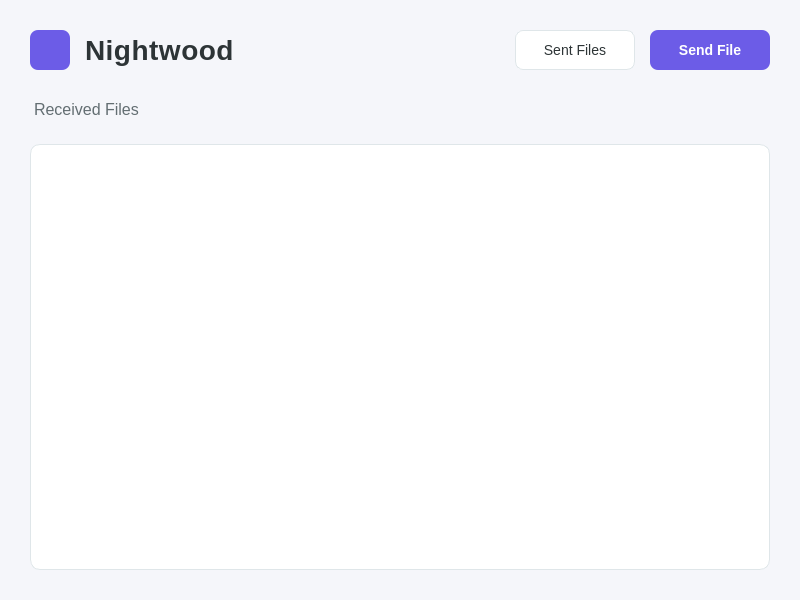
<?xml version="1.0" encoding="UTF-8"?>
<ui version="4.0">
 <class>Received</class>
 <widget class="QWidget" name="Received">
  <property name="geometry">
   <rect>
    <x>0</x>
    <y>0</y>
    <width>800</width>
    <height>600</height>
   </rect>
  </property>
  <property name="minimumSize">
   <size>
    <width>800</width>
    <height>600</height>
   </size>
  </property>
  <property name="windowTitle">
   <string>Nightwood - Received Files</string>
  </property>
  <property name="styleSheet">
   <string notr="true">background-color: #f5f6fa;</string>
  </property>
  <layout class="QVBoxLayout" name="verticalLayout">
   <property name="spacing">
    <number>25</number>
   </property>
   <property name="leftMargin">
    <number>30</number>
   </property>
   <property name="topMargin">
    <number>30</number>
   </property>
   <property name="rightMargin">
    <number>30</number>
   </property>
   <property name="bottomMargin">
    <number>30</number>
   </property>
   <item>
    <layout class="QHBoxLayout" name="headerLayout">
     <property name="spacing">
      <number>15</number>
     </property>
     <item>
      <widget class="QLabel" name="logoLabel">
       <property name="minimumSize">
        <size>
         <width>40</width>
         <height>40</height>
        </size>
       </property>
       <property name="maximumSize">
        <size>
         <width>40</width>
         <height>40</height>
        </size>
       </property>
       <property name="styleSheet">
        <string notr="true">background-color: #6c5ce7;
border-radius: 8px;</string>
       </property>
       <property name="text">
        <string/>
       </property>
      </widget>
     </item>
     <item>
      <widget class="QLabel" name="titleLabel">
       <property name="styleSheet">
        <string notr="true">font-size: 28px; font-weight: bold; color: #2d3436; letter-spacing: 0.5px;</string>
       </property>
       <property name="text">
        <string>Nightwood</string>
       </property>
      </widget>
     </item>
     <item>
      <spacer name="horizontalSpacer">
       <property name="orientation">
        <enum>Qt::Horizontal</enum>
       </property>
       <property name="sizeHint" stdset="0">
        <size>
         <width>40</width>
         <height>20</height>
        </size>
       </property>
      </spacer>
     </item>
     <item>
      <widget class="QPushButton" name="sentDashboardButton">
       <property name="minimumSize">
        <size>
         <width>120</width>
         <height>40</height>
        </size>
       </property>
       <property name="styleSheet">
        <string notr="true">QPushButton {
  font-size: 14px;
  color: #2d3436;
  background-color: white;
  border: 1px solid #dfe6e9;
  border-radius: 8px;
}
QPushButton:hover {
  background-color: #f1f2f6;
}
QPushButton:pressed {
  background-color: #dfe6e9;
}</string>
       </property>
       <property name="text">
        <string>Sent Files</string>
       </property>
      </widget>
     </item>
     <item>
      <widget class="QPushButton" name="sendButton">
       <property name="minimumSize">
        <size>
         <width>120</width>
         <height>40</height>
        </size>
       </property>
       <property name="styleSheet">
        <string notr="true">QPushButton {
  font-size: 14px;
  font-weight: bold;
  color: white;
  background-color: #6c5ce7;
  border-radius: 8px;
  border: none;
}
QPushButton:hover {
  background-color: #5049c9;
}
QPushButton:pressed {
  background-color: #4040b0;
}</string>
       </property>
       <property name="text">
        <string>Send File</string>
       </property>
      </widget>
     </item>
    </layout>
   </item>
   <item>
    <widget class="QLabel" name="sectionLabel">
     <property name="styleSheet">
      <string notr="true">font-size: 16px; color: #636e72; margin-top: 5px;</string>
     </property>
     <property name="text">
      <string>Received Files</string>
     </property>
    </widget>
   </item>
   <item>
    <widget class="QListWidget" name="fileList">
     <property name="styleSheet">
      <string notr="true">QListWidget {
  background-color: white;
  border: 1px solid #dfe6e9;
  border-radius: 10px;
  padding: 5px;
}
QListWidget::item {
  background-color: white;
  border-bottom: 1px solid #f1f2f6;
}
QListWidget::item:last-child {
  border-bottom: none;
}
QListWidget::item:hover {
  background-color: #f8f9fa;
}
QScrollBar:vertical {
  border: none;
  background: #f5f6fa;
  width: 8px;
  border-radius: 4px;
}
QScrollBar::handle:vertical {
  background: #dfe6e9;
  border-radius: 4px;
}
QScrollBar::handle:vertical:hover {
  background: #b2bec3;
}
QScrollBar::add-line:vertical,
QScrollBar::sub-line:vertical {
  height: 0px;
}
QScrollBar::add-page:vertical,
QScrollBar::sub-page:vertical {
  background: none;
}</string>
     </property>
     <property name="verticalScrollMode">
      <enum>QAbstractItemView::ScrollPerPixel</enum>
     </property>
     <property name="horizontalScrollMode">
      <enum>QAbstractItemView::ScrollPerPixel</enum>
     </property>
    </widget>
   </item>
  </layout>
 </widget>
</ui>
